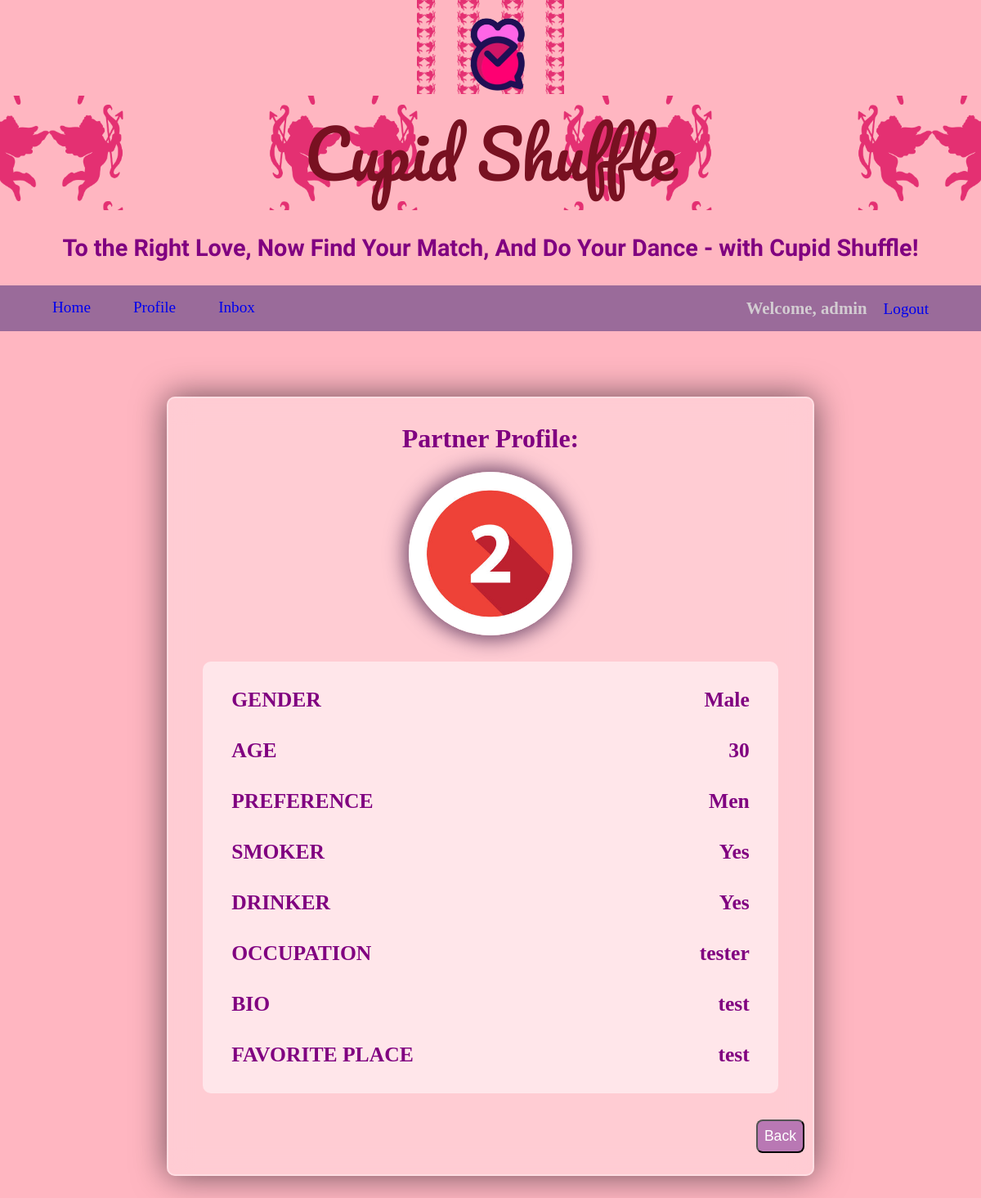
The app's page /partner_profile/6 (signed in), older data.
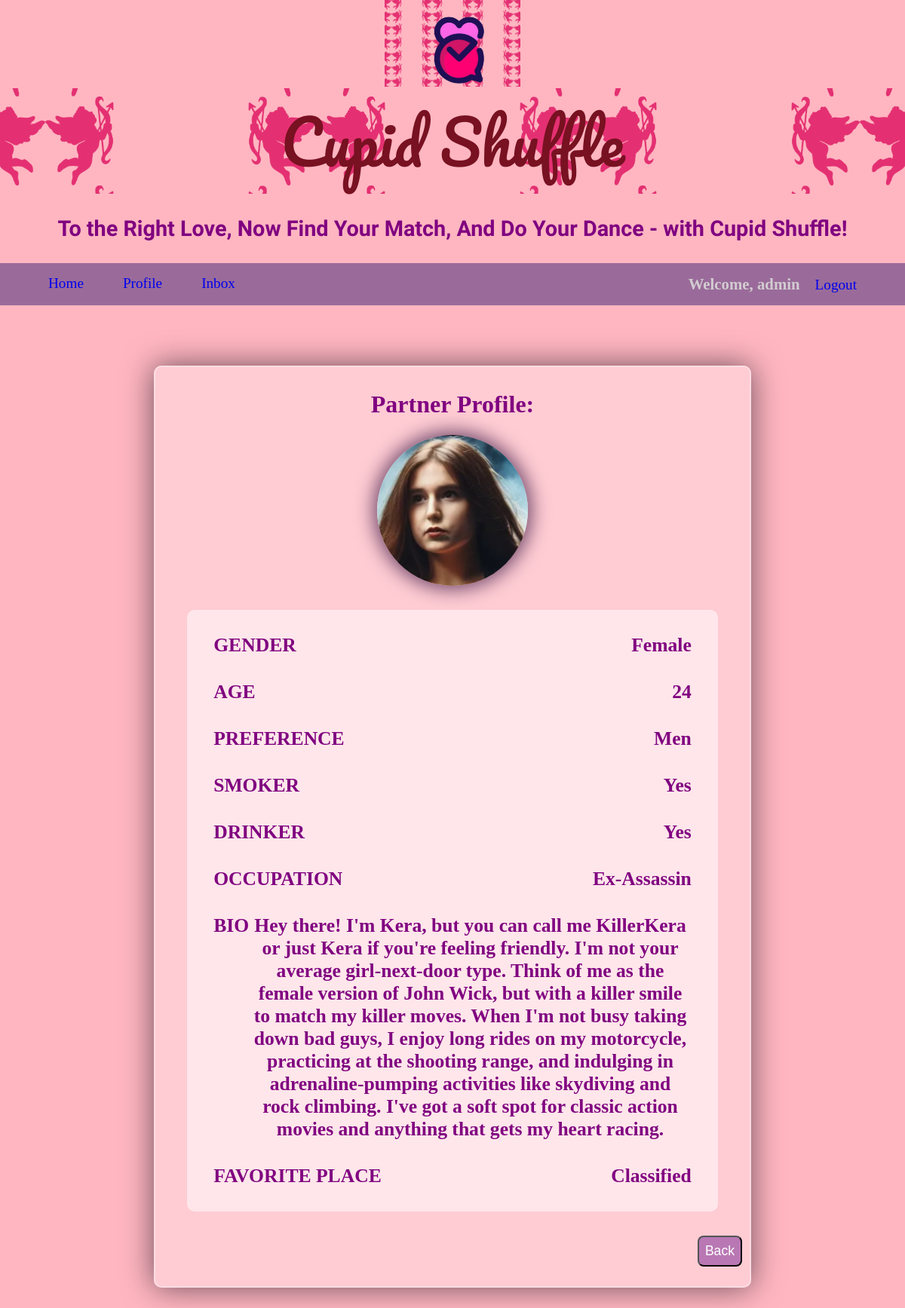
The same page, newer data.
### app/models.py (models this page shows, shortened)
class DatingProfile(models.Model):
    user_profile = models.ForeignKey(
        Profile,
        on_delete=models.CASCADE,
        related_name="dating_profile_user",
        null=True,
    )
    created = models.BooleanField(default=False)
    profile_pic = models.ImageField(
        default="default_pic.jpg",
        null=True,
        blank=True,
    )
    gender_options = (("Male", "MALE"), ("Female", "FEMALE"))
    interested_in_options = ("Men", "MEN"), ("Women", "WOMEN"), ("Both", "BOTH")
    yes_or_no_options = (("Yes", "YES"), ("No", "NO"))
    gender = models.CharField(max_length=50, choices=gender_options, null=True)
    birth_date = models.DateTimeField(default=datetime.now)
    interested_in = models.CharField(
        max_length=50, choices=interested_in_options, null=True
    )
    smoker = models.CharField(max_length=50, choices=yes_or_no_options, null=True)
    drinker = models.CharField(max_length=50, choices=yes_or_no_options, null=True)
    occupation = models.CharField(max_length=50, null=True)
    bio = models.TextField(null=True)
    favorite_place_ever_been = models.TextField(null=True)
    @property
    def age(self):
        today = timezone.now().date()
        age = int(
            today.year
            - (self.birth_date.year)
            - ((today.month, today.day) < (self.birth_date.month, self.birth_date.day))
        )
        return age

### app/views.py (the view)
# urls.py: path("partner_profile/<int:id>", partner_profile_view, name="partner"),
@login_required(login_url="login")
def partner_profile_view(request, id):
    dating_profile = DatingProfile.objects.get(id=id)
    context = {
        "dating_profile": dating_profile,
    }
    return render(request, "potiental_partner_profile.html", context)

### app/templates/potiental_partner_profile.html (shortened to what this page needs)
{%extends 'home.html'%}
{%block content%}
<div id="partner_profile_page_container">
  <div class="potential_partner_profile">
    <div id="partner_profile_header_container">
      <div id="partner_profile_header_info">
        <h1>Partner Profile: {{ dating_profile.first_name}}</h1>
        <div id="partner_profile_image_container">{% comment %} <img src="{{dating_profile.profile_pic.url}}"/> {% endcomment %}
          <img src="{{ dating_profile.profile_pic.url }}"/>
        </div>
      </div>
    </div>
      <div id="dating_profile_information_container" class="partner_profile_container">
        <div id="dating_profile_gender_container">
          <div class="profile_info_text">GENDER</div>
          {{dating_profile.gender}}
        </div>
        <div id="dating_profile_age_container">
          <div class="profile_info_text">AGE</div>
          {{dating_profile.age}}
        </div>
        <div id="dating_profile_interested_in_container">
          <div class="profile_info_text">PREFERENCE</div>
          {{dating_profile.interested_in}}
        </div>
        <div id="dating_profile_smoker_container">
          <div class="profile_info_text">SMOKER</div>
          {{dating_profile.smoker}}
        </div>
        <div id="dating_profile_drinker_container">
          <div class="profile_info_text">DRINKER</div>
          {{dating_profile.drinker}}
        </div>
        <div id="dating_profile_occupation_container">
          <div class="profile_info_text">OCCUPATION</div>
          {{dating_profile.occupation}}
        </div>
        <div id="dating_profile_bio_container">
          <div class="profile_info_text">BIO</div>
          {{dating_profile.bio}}
        </div>
        <div id="dating_profile_favorite_place_container">
          <div class="profile_info_text">FAVORITE PLACE</div>
          {{dating_profile.favorite_place_ever_been}}
        </div>
      </div>
    <div id="partner_profile_button_container">
      <button id="partner_profile_button"> <a href= "{% url "matchmaking"%}" >Back</a></button>
    </div>
  </div>
</div>
{%endblock content%}

### app/templates/home.html (shortened to what this page needs)
{% extends "base.html" %}
{% load static %}

### app/templates/base.html (shortened to what this page needs)
{% load static %}
<!DOCTYPE html>
<html lang="en">
<head>
    <link rel="stylesheet" href="{% static "styles.css" %}">
</head>
<body>
    <img class="logo_img" src="{% static 'logo.png' %}" alt="Logo">
    <h3 class="logo_name">Cupid Shuffle</h3>
    <p class="slogan_text">To the Right Love, Now Find Your Match, And Do Your Dance - with Cupid Shuffle!</p>
    <div id="navigation_container">
        {% if user.id != None %}
            <div id='left_side_nav'>
                <a href ="{% url 'home'%}">Home</a>
                <a href ="{% url 'profile'%}">Profile</a>
                <a href ="{% url 'inbox'%}">Inbox</a>
            </div>
            <div id='right_side_nav'>
                <span id="bannerName">Welcome, {{user.username}}</span>
                <a href="{%url 'logout'%}">Logout</a>
            </div>
        </div>
        {% endif %}
    {% block content %}
    {% endblock content %}
</body>
</html>

### app/static/styles.css (style rules this page uses)
body { margin: 0; background-color: lightpink; }
#navigation_container { display: flex; background-color: rgb(154, 107, 154); padding: 1rem; justify-content: space-between; }
#left_side_nav > a { text-decoration: none; font-size: 1.2rem; padding-left:3rem; }
#right_side_nav > a { text-decoration: none; font-size: 1.2rem; padding-right: 3rem; }
#bannerName { font-size: 1.3rem; font-weight: 900; color: rgb(210, 204, 209); padding-right: 1rem; }
#dating_profile_information_container { display: flex; flex-direction: column; row-gap: 2rem; padding: 2rem; min-width: fit-content; background-color: rgba(255, 255, 255, 0.512); margin: 2rem; border-radius: 10px; }
#dating_profile_gender_container { display: flex; justify-content: space-between; font-size:1.6rem; text-align: center; padding-left: .2rem; padding-right: .2rem; color: purple; }
#dating_profile_age_container { display: flex; justify-content: space-between; font-size:1.6rem; text-align: center; padding-left: .2rem; padding-right: .2rem; color: purple; }
#dating_profile_interested_in_container { display: flex; justify-content: space-between; font-size:1.6rem; text-align: center; padding-left: .2rem; padding-right: .2rem; color: purple; }
#dating_profile_smoker_container { display: flex; justify-content: space-between; font-size:1.6rem; text-align: center; padding-left: .2rem; padding-right: .2rem; color: purple; }
#dating_profile_drinker_container { display: flex; justify-content: space-between; font-size:1.6rem; text-align: center; padding-left: .2rem; padding-right: .2rem; color: purple; }
#dating_profile_occupation_container { display: flex; justify-content: space-between; font-size:1.6rem; text-align: center; padding-left: .2rem; padding-right: .2rem; color: purple; }
#dating_profile_bio_container { display: flex; justify-content: space-between; font-size:1.6rem; text-align: center; padding-left: .2rem; padding-right: .2rem; color: purple; }
#dating_profile_favorite_place_container { display: flex; justify-content: space-between; font-size:1.6rem; text-align: center; padding-left: .2rem; padding-right: .2rem; color: purple; }
.profile_info_text { font-weight: 900; }
.logo_img { background: url("/DatingApp/app/static/cupid.png"); background-size: 30%; background-position: 50%; display: block; margin-left: auto; margin-right: auto; width: 15% ; justify-content: center; }
.logo_name { background: url("/DatingApp/app/static/cupid.png"); background-size: 30%; background-position: 50%; color: rgb(120, 17, 33); font-weight: bold; font-size: 5rem; margin: auto 0; text-align: center; margin-top: .2%; font-family: "Pacifico", cursive; font-weight: 300; font-style: normal; margin-bottom: 1%; }
.slogan_text { font-family: "Dancing Script", cursive; font-optical-sizing: auto; text-align: center; font-weight: bold; font-size: 180%; color:purple; }
#partner_profile_page_container { display: flex; justify-content: center; }
.potential_partner_profile { color: purple; font-weight: 900; width: max-content; display: flex; flex-direction: column; justify-content: space-between; align-items: center; background-color: rgba(255, 255, 255, 0.301); backdrop-filter: blur(10px); padding: 10px; border: 2px solid rgba(255, 255, 255, 0.349); margin: 10px auto; box-shadow: 0 4px 8px 0 rgba(0,0,0,0.2); margin-left: 40%; margin-right: 40%; margin-top: 5rem; margin-bottom: 5rem; border-radius: 10px; backdrop-filter: blur(15px); box-shadow: 0 0 40px rgba(8, 7, 16, 0.6); }
#partner_profile_header_info { display: flex; flex-direction: column; justify-content: center; align-items: center; }
#partner_profile_image_container { display: flex; justify-content: center; max-width: fit-content; border-radius: 50%; box-shadow: 0 0 25px 5px #230031a4; }
#partner_profile_image_container > img { border-radius: 50%; width: 200px; height: 200px; object-fit: cover; }
#partner_profile_button_container { display: flex; justify-content: end; padding-bottom: 1rem; width: 100%; }
#partner_profile_button { justify-content: right; border-radius: .5rem; background-color: rgb(185, 120, 180); font-size: 1.1rem; padding: .5rem; cursor: pointer; }
#partner_profile_button > a { text-decoration: none; color: white; }
.partner_profile_container { width: 40rem; }

Row changes from the older to the newer data that the page shows:
changed DatingProfile "Men": profile_pic: a different picture; gender "Male" → "Female"; age "30" → "24"; occupation "tester" → "Ex-Assassin"; bio "test" → "Hey there! I'm Kera, but you can call me KillerKera or just Kera if you're feeling friendly. I'm not your average girl-next-door type. Think of me as the female version of John Wick, but with a killer smile to match my killer moves. When I'm not busy taking down bad guys, I enjoy long rides on my motorcycle, practicing at the shooting range, and indulging in adrenaline-pumping activities like skydiving and rock climbing. I've got a soft spot for classic action movies and anything that gets my heart racing."; favorite_place_ever_been "test" → "Classified"
